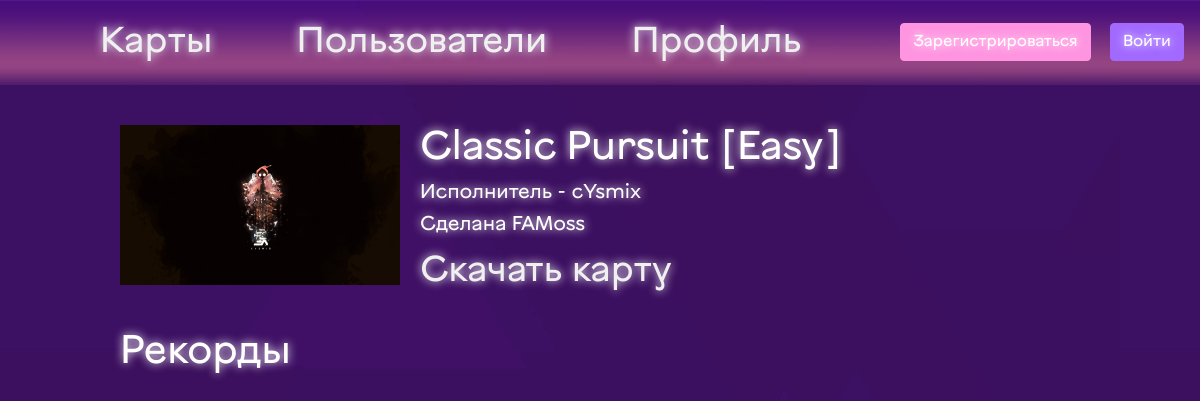
The page /maps/2184374 on the database its author committed.
### data/map.py (models this page shows)
class Map(SqlAlchemyBase, UserMixin, SerializerMixin):
    __tablename__ = 'maps'
    id = sqlalchemy.Column(sqlalchemy.Integer,
                           primary_key=True, autoincrement=True)
    name = sqlalchemy.Column(sqlalchemy.String)
    artist = sqlalchemy.Column(sqlalchemy.String)
    creator = sqlalchemy.Column(sqlalchemy.String)
    version = sqlalchemy.Column(sqlalchemy.String)
    image = sqlalchemy.Column(sqlalchemy.String, default="default.png")
    music = sqlalchemy.Column(sqlalchemy.String, default="default.mp3")
    added_date = sqlalchemy.Column(sqlalchemy.DateTime, default=datetime.datetime.now())
    beatmap_id = sqlalchemy.Column(sqlalchemy.String)
    filename=sqlalchemy.Column(sqlalchemy.String)
    plays = orm.relation("Play", back_populates='beatmap')

### main.py (the view)
@app.route('/maps/<int:map_id>')
def map(map_id):
    sess = db_session.create_session()
    ans = sess.query(Map).filter(Map.beatmap_id == map_id)
    if not ans:
        return render_template("404.html", message='Ничего не найдено')
    map = ans[0]
    plays = map.plays
    plays.sort(key=lambda x: x.score, reverse=True)
    if len(plays) > 50:
        plays = plays[:50]
    marks_colors = {'S': "ffeec2", "SS": "ffeec2", "A": "c8ffbf", "B": "a8c5ff", "C": "efb0ff", "D": "ffb0b0"}
    return render_template("map.html", map=map, plays=plays, marks_colors=marks_colors)

### data/db_session.py (called while the page is built)
def create_session() -> Session:
    global __factory
    return __factory()

### templates/map.html (shortened to what this page needs)
{% extends "base.html" %}
{% block content %}
<div>
    <div style="width:300px; float:left">
        <img src="/{{map.image}}" width="280" height="160">
    </div>
    <div style="width:600px; float:left;">
        <h1 style="padding: 0px 0px 0px 0px">{{map.name}} [{{map.version}}]</h1>
        <h5 style="padding: 0px 0px 0px 0px">Исполнитель - {{map.artist}}</h5>
        <h5 style="padding: 0px 0px 0px 0px">Сделана {{map.creator}}</h5>
        <a href="{{map.filename}}.zip" download class="alter-button"> Скачать карту</a>
    </div>
</div>
<div style="width:100%; float:left;">
    <h1>Рекорды</h1>
</div>
{% endblock %}

### static/css/body.css (style rules this page uses)
body { margin: 0; padding: 0; background-image: url(/static/img/background.png); }
.alter-button { text-shadow: 0px 0px 10px white; background-color: transparent; border: 0; padding: 0; outline:none; color: #f0f0f0; font-size: 36px; font-family: CorpRound; }
h1 { padding: 30px 0px 10px 0px; text-shadow: 0px 0px 10px white; color: #ffffff; font-family: CorpRound; }
h5 { padding: 30px 0px 10px 0px; text-shadow: 0px 0px 10px white; color: #ffffff; font-family: CorpRound; }

### rows shown on the page
Map: image (picture), name "Classic Pursuit", version "Easy", artist "cYsmix", creator "FAMoss"
